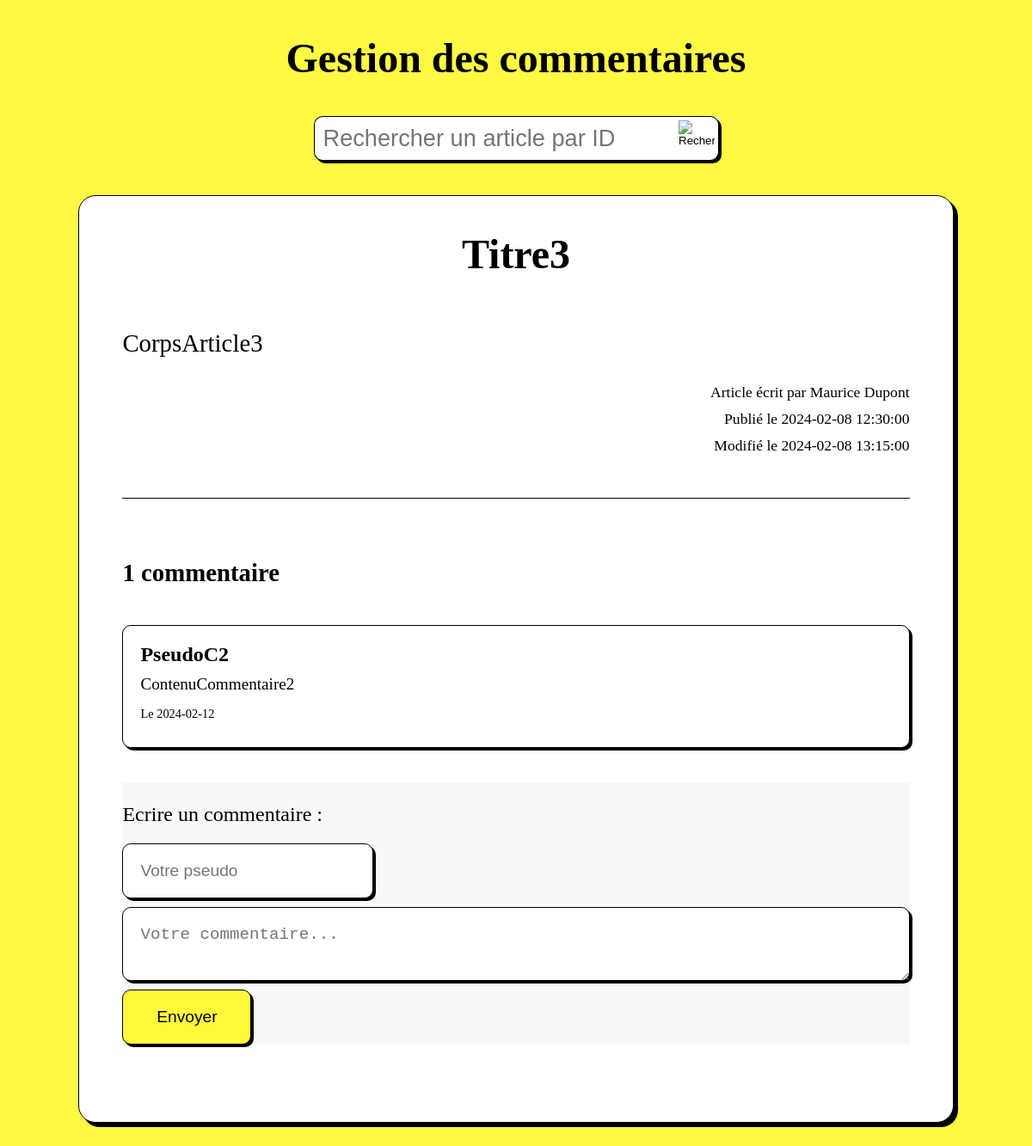
Page /TP2-projet-blog/TP2-exercices/3-gestion-des-commentaires.php?id_article=3 on the committed database.
### tables this page shows
CREATE TABLE Articles (
    id_art INT PRIMARY KEY AUTO_INCREMENT,
    id_aut INT,
    titre VARCHAR(255),
    corps TEXT,
    date_crea DATETIME,
    date_modif DATETIME,
    FOREIGN KEY (id_aut) REFERENCES Utilisateurs(id_aut)
);

CREATE TABLE Utilisateurs (
    id_aut INT PRIMARY KEY AUTO_INCREMENT,
    nom VARCHAR(100),
    prenom VARCHAR(100),
    login VARCHAR(20),
    mdp VARCHAR(15),
    role VARCHAR(20)
);

CREATE TABLE Commentaires (
    id_com INT PRIMARY KEY AUTO_INCREMENT,
    id_art INT,
    pseudo VARCHAR(100),
    contenu TEXT,
    date_crea DATETIME,
    FOREIGN KEY (id_art) REFERENCES Articles(id_art)
);

### TP2-projet-blog/TP2-exercices/3-gestion-des-commentaires.php (the view, shortened to what this page needs)
<!DOCTYPE html>
<html lang="fr">
<head>
    <link rel="stylesheet" href="gestionCommentaires.css">
</head>
<body>
    <main>
        <h1>Gestion des commentaires</h1>
        <form id="formRecherche" method="post" action="3-gestion-des-commentaires.php">
            <input required type="text" name="idart" placeholder="Rechercher un article par ID">
            <button onclick="submitForm()" title="Rechercher">
                <img src="http://cdn.onlinewebfonts.com/svg/img_588.png" alt="Rechercher">
            </button>
        </form>
            <?php
            $db = new PDO('mysql:host=localhost;dbname=blog', 'root', '');
            if(isset($_POST['idart']) || isset($_GET['id_article'])){
                if(isset($_POST['idart'])){
                    $idart = $_POST['idart'];
                    $_SESSION['idart'] = $idart;
                } else {
                    $idart = $_GET['id_article'];
                }
                $query = $db->prepare(
                    "SELECT id_art, titre, corps, date_crea, date_modif, nom, prenom
                    FROM articles JOIN utilisateurs USING(id_aut) WHERE id_art = :idart"
                                    );
                $query->execute([
                    "idart"=>$idart
                ]);
                $article = $query->fetch();
                if($article){
                    echo"<div class='conteneur-article'>";
                        echo"<h1>" . $article['titre'] . "</h1>";
                        echo"<p class='corps-article'>" . $article['corps'] . "</p>";
                        echo"<div class='info-art-container'>
                                <p class='info-art'> Article écrit par " . $article['prenom'] . " " . $article['nom'] . "</p>
                                <p class='info-art'> Publié le " . $article['date_crea'] . "</p>
                                <p class='info-art'> Modifié le " . $article['date_modif'] . "</p>
                            </div>";
                        echo "<div class='ligne-horizontale'></div>";
                        $query = $db->prepare("SELECT * FROM commentaires WHERE id_art = :idart");
                        $query->execute(["idart" => $idart]);
                        $commentaires = $query->fetchAll();
                        echo "<h2 class='comms-annonce'>";
                            if ($commentaires) {
                                $commentCount = count($commentaires);
                                if ($commentCount > 1) {
                                    echo $commentCount . " commentaires";
                                } else {
                                    echo $commentCount . " commentaire";
                                }
                            } else {
                                echo "Aucun commentaire";
                            }
                        echo "</h2>";
                        echo "<div class='comms-cont'>";
                            foreach($commentaires as $com){
                                echo "
                                <div class='com'>
                                    <h4>" . $com['pseudo'] . "</h4>
                                    <p>" . $com['contenu'] . "</p>
                                    <p class='date-com'> Le " . substr($com['date_crea'], 0, 10) . "</p>";
                                echo "</div>";
                            }
                        echo"</div>";
                        echo "<div class='comment-form'>";
                            echo "<h3>Ecrire un commentaire :</h3>";
                            echo "<form method='POST' action=''>";
                                echo "<input required type='text' name='pseudo' placeholder='Votre pseudo'>";
                                echo "<textarea required name='comment' placeholder='Votre commentaire...'></textarea>";
                                echo "<input name='send-commentaire' type='submit' value='Envoyer'>";
                            echo "</form>";
                        echo "</div>";
                    echo"</div>";
                }else{
                    echo"<div>Article non trouvé</div>";
                }
            }
            ?>
    </main>
</body>
</html>

### TP2-projet-blog/TP2-exercices/gestionCommentaires.css (style rules this page uses)
body { background-color: rgb(255, 249, 67); }
main { margin: 20px 20px 80px 20px; display: flex; flex-direction: column; justify-content: center; align-items: center; }
main h1 { text-align: center; font-size: 3rem; margin: 20px 0; color: rgb(0, 0, 0); border-radius: 20px; }
#formRecherche { display: flex; justify-content: center; align-items: center; margin: 20px 0; }
#formRecherche input { height: 50px; width: 400px; border-radius: 10px 0 0 10px; border : 1px solid black; font-size: 1.7rem; border-right: none; padding: 0 10px; box-shadow: 3px 3px 0px black; }
button img { height: 42px; width: 42px; padding: 4px; border: 1px solid black; border-radius: 0 10px 10px 0; border-left: none; box-shadow: 3px 3px 0px black; background-color: white; }
#formRecherche button { height: 50px; width: 50px; cursor: pointer; background-color: none !important; display: flex; justify-content: center; align-items: center; border: none; }
.conteneur-article { display: flex; flex-direction: column; margin: 20px 0; width: 80%; max-width: 1800px; padding: 20px 50px 40px 50px; background-color: white; border-radius: 20px; box-shadow: 5px 5px 0px black; border: 1px solid black; }
.conteneur-article h1 { margin: 20px 0 40px 0; }
.conteneur-article .corps-article { font-size: 1.8rem; margin: 20px 0; }
.conteneur-article .info-art { margin: 10px 0; font-size: 1.1rem; width: 100%; text-align: end; }
.ligne-horizontale { width: 100%; height: 1px; background-color: black; margin: 40px 0 20px 0; }
.comms-annonce { margin-top: 50px; font-size: 1.8rem; }
.comms-cont { margin-bottom: 0px; }
.com * { margin: 0; padding: 0; }
.com { display: flex; flex-direction: column; margin: 20px 0 40px 0; padding: 20px; background-color: white; border-radius: 10px; box-shadow: 3px 3px 0px black; border: 1px solid black; }
.com h4 { font-size: 1.5rem; margin-bottom: 10px; }
.com p { font-size: 1.2rem; margin-bottom: 10px; }
.com .date-com { font-size: .9rem; margin-top: 5px; }
.comment-form { display: flex; flex-direction: column; background-color: #f8f8f8; margin-bottom: 50px; }
.comment-form form { display: flex; flex-direction: column; }
.comment-form h3 { margin-bottom: 20px; font-size: 1.5rem; font-weight: normal; }
.comment-form input[type="text"], .comment-form textarea { padding: 20px; border-radius: 10px; border: 1px solid #000000; box-shadow: 3px 3px 0px black; margin-bottom: 10px; font-size: 1.2rem; }
.comment-form textarea { resize: vertical; }
.comment-form input[type="text"] { width: 250px; }
.comment-form input[type="submit"] { width: 150px; padding: 20px 30px; background-color: rgb(255, 249, 60); border-radius: 10px; color: #000000; box-shadow: 3px 3px 0px black; border: 1px solid #000000; cursor: pointer; font-size: 1.2rem; }

### rows in the picture
articles: titre "Titre3", corps "CorpsArticle3", id_aut.prenom "Maurice", id_aut.nom "Dupont", date_crea "2024-02-08 12:30:00", date_modif "2024-02-08 13:15:00"
commentaires: pseudo "PseudoC2", contenu "ContenuCommentaire2", date_crea "2024-02-12"

### other values in the picture
$commentCount "1"
